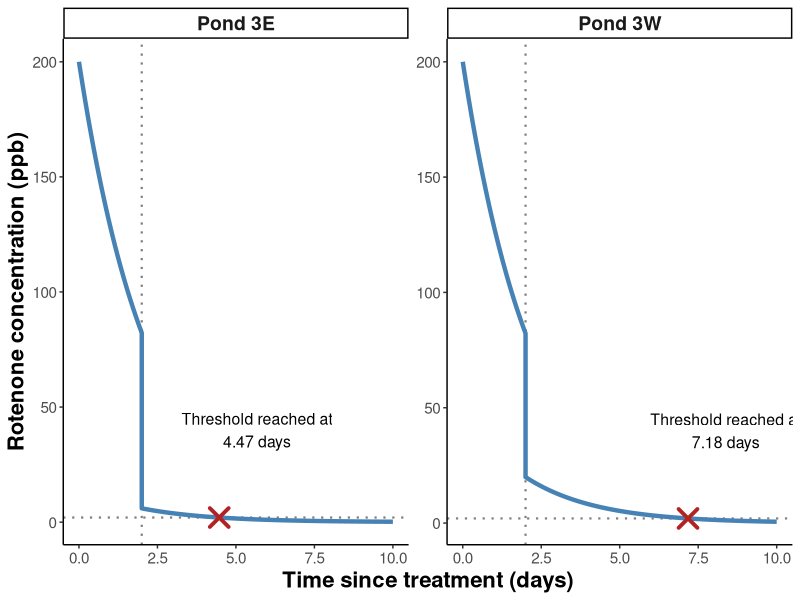
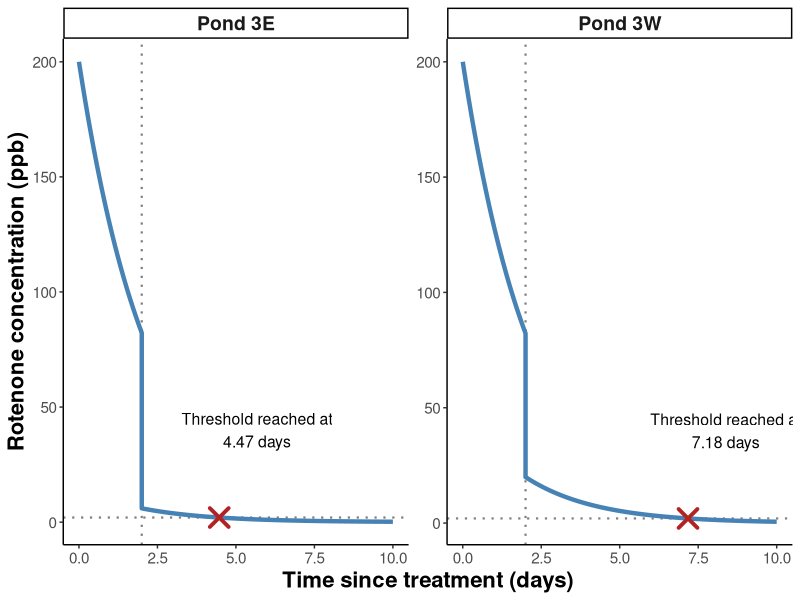

These charts were generated, in order, by the following R code:
###############################################################################
# Chemical-Dynamics Modeling: Decay + Dilution Scenarios 
# Author: Steven M. Gurney
# Last updated: 13 DEC 2025
#
# Purpose:
#   • Use model-averaged half-life (1.56 days) to evaluate rotenone persistence
#   • Scenario A: time to decay from 200 ppb to <2 ppb (no dilution)
#   • Scenario B: decay 2 days at initial volume, then flood to max volume,
#                 then time to decay to <2 ppb
#   • Summarize results for two example ponds (3W and 3E) and visualize decay
###############################################################################

# 📦 Load Required Packages ----------------------------------------------------
library(dplyr)
library(ggplot2)
library(knitr)
library(kableExtra)

# =============================================================================
# 🔧 1. Global Inputs and Assumptions
# =============================================================================

# --- Model inputs (fixed across scenarios) -----------------------------------
half_life_days <- 1.56          # model-averaged half-life (days)
initial_ppb    <- 200           # maximum treatment concentration (ppb)
target_ppb     <- 2             # regulatory threshold (ppb) = 0.002 ppm
decay_days_pre_flood <- 2       # Scenario B: decay duration before pond fills

# --- Pond volumes (million gallons; MG) --------------------------------------
# Both ponds are initially ~3 ft; here we use the volume
# estimates provided for "minimum" and "maximum" volumes.
ponds <- tibble::tibble(
  Pond       = c("Pond 3W", "Pond 3E"),
  Min_vol_MG = c(16.0, 7.5),
  Max_vol_MG = c(66.0, 103.0)
)

# --- Helper for unit conversions (optional) ----------------------------------
ppb_to_ppm <- function(ppb) ppb / 1000
ppm_to_ppb <- function(ppm) ppm * 1000


# =============================================================================
# 🧮 2. Core Chemistry Functions
# =============================================================================

# --- First-order decay using half-life (ppb stays ppb) ------------------------
# C(t) = C0 * (1/2)^(t / half_life)
conc_after_time <- function(initial_ppb, half_life_days, time_days) {
  initial_ppb * (0.5)^(time_days / half_life_days)
}

# --- Time to reach a target concentration using half-life --------------------
# Solve target = initial * (1/2)^(t/HL)  ->  t = log2(initial/target) * HL
time_to_target <- function(initial_ppb, target_ppb, half_life_days) {
  if (target_ppb <= 0) stop("target_ppb must be > 0.")
  if (initial_ppb <= 0) stop("initial_ppb must be > 0.")
  if (initial_ppb <= target_ppb) return(0)
  log2(initial_ppb / target_ppb) * half_life_days
}

# --- Instant dilution via mass balance ---------------------------------------
# Total mass in "ppb * MG" conserved (conceptual scaling), so:
# C_after = C_before * (V_before / V_after)
dilute_to_volume <- function(conc_ppb, vol_before_MG, vol_after_MG) {
  if (vol_before_MG <= 0 | vol_after_MG <= 0) stop("Volumes must be > 0.")
  conc_ppb * (vol_before_MG / vol_after_MG)
}


# =============================================================================
# 🧪 3. Scenario A: Decay Only (No Dilution)
# =============================================================================

time_A_days <- time_to_target(
  initial_ppb    = initial_ppb,
  target_ppb     = target_ppb,
  half_life_days = half_life_days
)

cat("\n================ SCENARIO A: DECAY ONLY ================\n")
cat("Initial concentration (ppb): ", initial_ppb, "\n")
cat("Target threshold (ppb):      ", target_ppb, " (", ppb_to_ppm(target_ppb), "ppm )\n")
cat("Half-life (days):            ", half_life_days, "\n")
cat("Time to reach target:        ", round(time_A_days, 3), " days\n")
cat("========================================================\n\n")


# =============================================================================
# 🌧️ 4. Scenario B: Decay for 2 Days, Then Flood to Max Volume
# =============================================================================
# Step 1: decay for 2 days at initial (minimum) volume (3-ft depth)
# Step 2: instant dilution to max volume
# Step 3: decay from post-flood concentration to threshold

scenario_B_results <- ponds %>%
  rowwise() %>%
  mutate(
    # 1) Concentration after pre-flood decay (still at Min_vol)
    Conc_after_2d_ppb = conc_after_time(
      initial_ppb    = initial_ppb,
      half_life_days = half_life_days,
      time_days      = decay_days_pre_flood
    ),
    
    # 2) Instant dilution to max volume
    Conc_post_flood_ppb = dilute_to_volume(
      conc_ppb        = Conc_after_2d_ppb,
      vol_before_MG   = Min_vol_MG,
      vol_after_MG    = Max_vol_MG
    ),
    
    # 3) Time after flood to reach target
    Days_post_flood_to_target = time_to_target(
      initial_ppb    = Conc_post_flood_ppb,
      target_ppb     = target_ppb,
      half_life_days = half_life_days
    ),
    
    # 4) Total time from treatment start
    Total_days_to_target = decay_days_pre_flood + Days_post_flood_to_target
  ) %>%
  ungroup() %>%
  mutate(
    # Helpful ppm equivalents for reporting
    Conc_after_2d_ppm     = ppb_to_ppm(Conc_after_2d_ppb),
    Conc_post_flood_ppm   = ppb_to_ppm(Conc_post_flood_ppb)
  )

# Display Scenario B table
scenario_B_table <- scenario_B_results %>%
  select(
    Pond,
    Min_vol_MG,
    Max_vol_MG,
    Conc_after_2d_ppb,
    Conc_post_flood_ppb,
    Days_post_flood_to_target,
    Total_days_to_target
  ) %>%
  mutate(across(where(is.numeric), ~ round(.x, 4)))

kable(scenario_B_table, align = "c",
      col.names = c(
        "Pond",
        "Min volume (MG)",
        "Max volume (MG)",
        "Conc after 2 d (ppb)",
        "Conc post-flood (ppb)",
        "Days post-flood to <2 ppb",
        "Total days to <2 ppb"
      )) %>%
  kable_styling(full_width = FALSE, font_size = 12)

# Optional: write CSV for appendix / reproducibility
write.csv(scenario_B_table, "ScenarioB_DecayDilution_Results.csv", row.names = FALSE)


# =============================================================================
# 📉 5. Visualization: Scenario B Decay + Dilution with Regulatory Threshold
# =============================================================================
#  • Shows decay at minimum volume, instant dilution, then continued decay
#  • Includes regulatory threshold (<2 ppb)
#  • Marks when each pond crosses the threshold

# Build piecewise decay curve for each pond
build_piecewise_curve <- function(pond_name, min_vol, max_vol,
                                  initial_ppb, half_life_days,
                                  t_flood_days = 2, t_max_days = 10) {
  
  # --- Pre-flood decay ---
  t1 <- seq(0, t_flood_days, length.out = 150)
  c1 <- conc_after_time(initial_ppb, half_life_days, t1)
  
  # Concentration immediately before flood
  c_pre_flood_end <- tail(c1, 1)
  
  # --- Instant dilution at flood ---
  c_post_flood_start <- dilute_to_volume(c_pre_flood_end, min_vol, max_vol)
  
  # --- Post-flood decay ---
  t2 <- seq(0, max(0, t_max_days - t_flood_days), length.out = 200)
  c2 <- conc_after_time(c_post_flood_start, half_life_days, t2)
  
  tibble::tibble(
    Pond = pond_name,
    time_days = c(t1, t_flood_days + t2),
    conc_ppb  = c(c1, c2)
  )
}

# Build curves for both ponds
curve_df <- scenario_B_results %>%
  rowwise() %>%
  do(build_piecewise_curve(
    pond_name      = .$Pond,
    min_vol        = .$Min_vol_MG,
    max_vol        = .$Max_vol_MG,
    initial_ppb    = initial_ppb,
    half_life_days = half_life_days,
    t_flood_days   = decay_days_pre_flood,
    t_max_days     = 10
  )) %>%
  ungroup()

# Calculate threshold-crossing times for annotation
threshold_points <- scenario_B_results %>%
  transmute(
    Pond,
    time_days = Total_days_to_target,
    conc_ppb  = target_ppb
  )

# Add label text for threshold annotation
threshold_points <- threshold_points %>%
  mutate(
    label = paste0(
      "Threshold reached at\n",
      round(time_days, 2), " days"
    )
  )

# Plot
plot_B <- ggplot(curve_df, aes(x = time_days, y = conc_ppb)) +

  # Flood timing
  geom_vline(
    xintercept = decay_days_pre_flood,
    linetype = "dotted",
    linewidth = 0.75,
    color = "grey50"
  ) +

  # Regulatory threshold
  geom_hline(
    yintercept = target_ppb,
    linetype = "dotted",
    linewidth = 0.75,
    color = "grey50"
  ) +
  
  # Decay curves (do last so plotted over other lines)
  geom_line(color = "steelblue", linewidth = 1.5) +
  
  # Threshold crossing points
  geom_point(
    data = threshold_points,
    aes(x = time_days, y = conc_ppb),
    size = 5,
    shape = 4,
    stroke = 2,
    color = "firebrick"
  ) +
  
  # Centered annotation for time to threshold (shifted right and up)
  geom_text(
    data = threshold_points,
    aes(
      x = time_days + 1.2,      # shift RIGHT (increase if needed)
      y = conc_ppb * 20,      # shift UP (multiplicative works better across facets)
      label = label
    ),
    hjust = 0.5,
    vjust = 0.5,
    size = 4,
    color = "black"
  ) +
  
  facet_wrap(~ Pond, scales = "free_y") +
  
  labs(
    x = "Time since treatment (days)",
    y = "Rotenone concentration (ppb)",
    ) +
  
  theme_classic() +
  theme(
    axis.title.x = element_text(face = "bold", size = 16),
    axis.title.y = element_text(face = "bold", size = 16),
    axis.text.x  = element_text(size = 11),
    axis.text.y  = element_text(size = 11),
    strip.text   = element_text(face = "bold", size = 14),
    plot.title   = element_text(face = "bold", size = 16),
    plot.subtitle = element_text(size = 12)
  )

# View plot
plot_B

# Save output
ggsave(
  "Rotenone_ScenarioB_DecayDilutionCurves_withThreshold.jpeg",
  plot   = plot_B,
  width  = 9,
  height = 4,
  dpi    = 300
)


# =============================================================================
# ✅ 6. Quick Combined Summary (Scenario A vs Scenario B)
# =============================================================================

summary_out <- scenario_B_results %>%
  transmute(
    Pond,
    ScenarioA_Days_to_2ppb = round(time_A_days, 3),
    ScenarioB_TotalDays_to_2ppb = round(Total_days_to_target, 3),
    PostFlood_Conc_ppb = round(Conc_post_flood_ppb, 3)
  )

kable(
  summary_out,
  align = "c",
  col.names = c(
    "Pond",
    "Scenario A: Days to <2 ppb (decay only)",
    "Scenario B: Total days to <2 ppb (decay + flood)",
    "Post-flood concentration (ppb)"
  )
) %>%
  kable_styling(full_width = FALSE, font_size = 12)

# Save as csv
write.csv(
  summary_out,
  "ScenarioA_vs_ScenarioB_Summary.csv",
  row.names = FALSE
)
